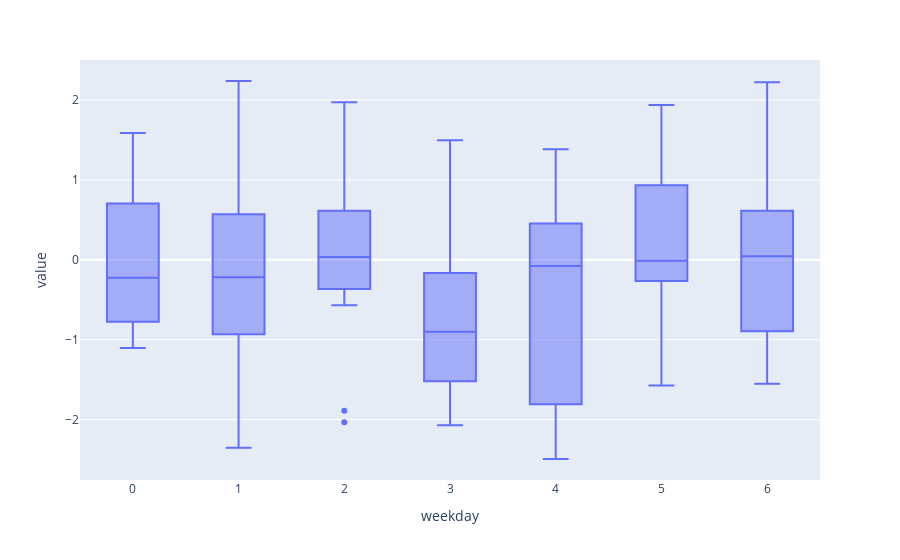

The notebook cell saved with this chart:
### Code cell
df["weekday"] = df.index.day_of_week
df.plot.box(x="weekday", y="value")

### Figure 1 — Plotly figure (JSON) as saved in the notebook; plotly's stock layout.template omitted (floating-point values rounded to 4 significant figures)
{"data": [{"alignmentgroup": "True", "hovertemplate": "weekday=%{x}<br>value=%{y}<extra></extra>", "legendgroup": "", "marker": {"color": "#636efa"}, "name": "", "notched": false, "offsetgroup": "", "orientation": "v", "showlegend": false, "type": "box", "x": [6, 0, 1, 2, 3, 4, 5, 6, 0, 1, 2, 3, 4, 5, 6, 0, 1, 2, 3, 4, 5, 6, 0, 1, 2, 3, 4, 5, 6, 0, 1, 2, 3, 4, 5, 6, 0, 1, 2, 3, 4, 5, 6, 0, 1, 2, 3, 4, 5, 6, 0, 1, 2, 3, 4, 5, 6, 0, 1, 2, 3, 4, 5, 6, 0, 1, 2, 3, 4, 5, 6, 0, 1, 2, 3, 4, 5, 6, 0, 1, 2, 3, 4, 5, 6, 0, 1, 2, 3, 4, 5, 6, 0, 1, 2, 3, 4, 5, 6, 0], "x0": " ", "xaxis": "x", "y": [0.2389, -0.835, -0.2152, 1.972, -1.981, -1.964, 0.137, -1.551, -0.8225, 1.389, -2.034, -0.6587, 0.943, -0.03443, 0.04515, 0.7187, -1.929, 0.6137, -0.3575, 1.382, -1.573, 0.07542, -0.966, -0.8147, 0.9837, -1.095, -2.492, 0.01107, -0.8168, -0.2229, 0.09887, 0.1151, -0.1635, 0.439, -0.3812, 0.7391, -0.3721, -0.2216, -0.04298, -1.522, 0.08377, -1.522, 0.2027, 0.1348, -0.04229, -0.1184, 0.9618, -0.4084, 1.937, -0.565, -0.6359, -0.9326, -1.889, 0.4916, -1.808, -0.2655, -0.9495, 0.8749, 2.237, -0.3638, -2.069, 0.4534, 0.08143, 2.221, 1.228, -0.2426, 1.395, -1.519, -0.03112, 1.29, -0.2539, -0.05814, 0.5706, 0.1835, -0.7249, -0.1267, 0.9317, 1.625, 0.6583, -2.352, 0.2001, 1.497, -0.6661, -0.118, -1.03, -0.4384, 1.94, -0.5692, -1.076, -2.387, -0.04633, -0.9197, -1.104, -1.125, -0.3428, -1.369, 0.5868, 1.153, 1.232, 1.587], "y0": " ", "yaxis": "y"}], "layout": {"boxmode": "group", "legend": {"tracegroupgap": 0}, "margin": {"t": 60}, "xaxis": {"anchor": "y", "domain": [0, 1], "title": {"text": "weekday"}}, "yaxis": {"anchor": "x", "domain": [0, 1], "title": {"text": "value"}}}}
